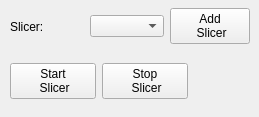
     <widget class="QWidget" name="Slicer">
      <attribute name="title">
       <string>Slicer</string>
      </attribute>
      <widget class="QWidget" name="layoutWidget">
       <property name="geometry">
        <rect>
         <x>10</x>
         <y>55</y>
         <width>178</width>
         <height>53</height>
        </rect>
       </property>
       <layout class="QHBoxLayout" name="horizontalLayout_4">
        <item>
         <widget class="QPushButton" name="bt_startSlicer">
          <property name="text">
           <string>Start 
 Slicer</string>
          </property>
         </widget>
        </item>
        <item>
         <widget class="QPushButton" name="bt_killSlicer">
          <property name="text">
           <string>Stop 
 Slicer</string>
          </property>
         </widget>
        </item>
       </layout>
      </widget>
      <widget class="QWidget" name="layoutWidget_2">
       <property name="geometry">
        <rect>
         <x>10</x>
         <y>0</y>
         <width>240</width>
         <height>53</height>
        </rect>
       </property>
       <layout class="QHBoxLayout" name="horizontalLayout_5">
        <item>
         <widget class="QLabel" name="lb_slicer">
          <property name="text">
           <string>Slicer:</string>
          </property>
         </widget>
        </item>
        <item>
         <widget class="QComboBox" name="cb_Slicer"/>
        </item>
        <item>
         <widget class="QPushButton" name="bt_addSlicer">
          <property name="text">
           <string>Add 
 Slicer</string>
          </property>
         </widget>
        </item>
       </layout>
      </widget>
     </widget>
